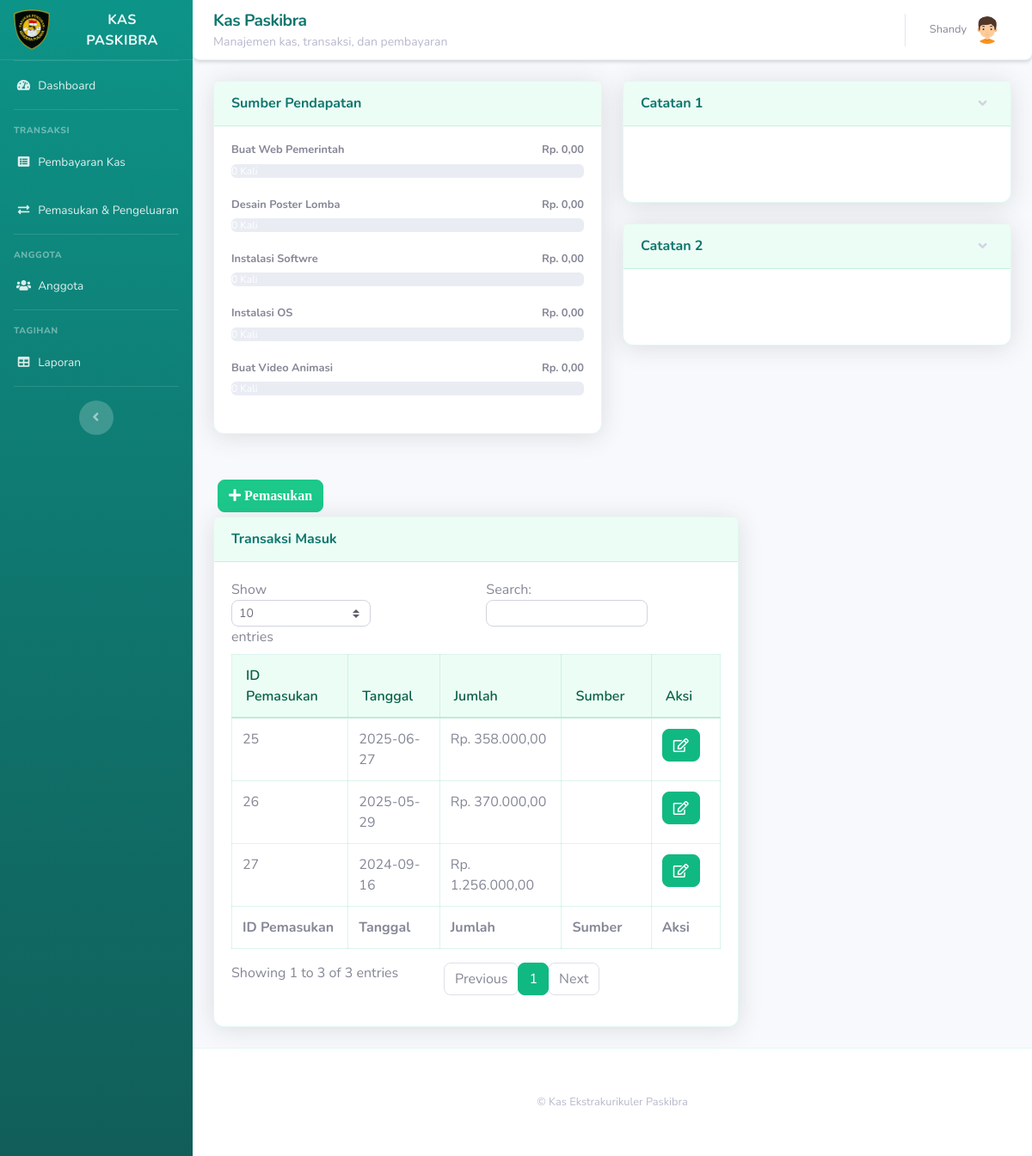
Before: /pendapatan.php (signed in) with the older database file.
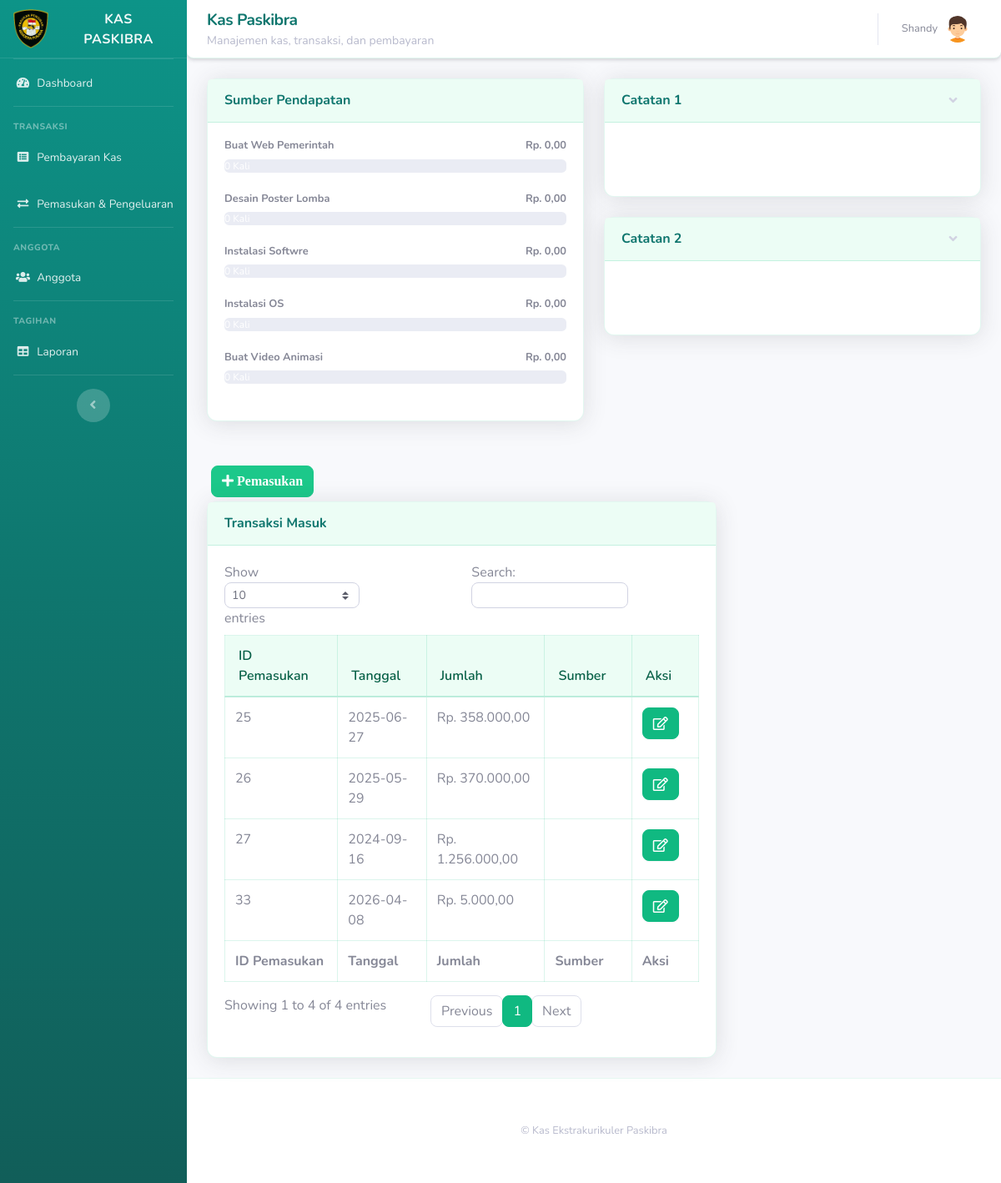
After: the same page with the newer database file.
### tables this page shows
CREATE TABLE `pemasukan` (
  `id_pemasukan` int(11) NOT NULL,
  `tgl_pemasukan` date NOT NULL,
  `jumlah` int(11) NOT NULL,
  `keterangan` varchar(100) NOT NULL,
  `id_sumber` int(11) DEFAULT NULL
);

### pendapatan.php (the view, shortened to what the changed rows need)
<!DOCTYPE html>
<html lang="en">
<head>
  <link href="vendor/fontawesome-free/css/all.min.css" rel="stylesheet" type="text/css">
  <link href="css/sb-admin-2.min.css" rel="stylesheet">
  <link href="css/paskibra-theme.css" rel="stylesheet">
  <script src="https://cdn.jsdelivr.net/npm/@tailwindcss/browser@4"></script>
</head>
<body id="page-top">
<?php
require 'koneksi.php';
require ('sidebar.php'); ?>
      <div id="content">
        <div class="container-fluid">
          <div class="row">
					   <div class="col-xl-8 col-lg-7">
					   <button type="button" class="btn btn-success" style="margin:5px" data-toggle="modal" data-target="#myModalTambah"><i class="fa fa-plus"> Pemasukan</i></button><br>
          <div class="card shadow mb-4">
            <div class="card-body">
              <div class="table-responsive">
               <table class="table table-bordered" id="dataTable" width="100%" cellspacing="0">
                  <thead>
                    <tr>
                      <th>ID Pemasukan</th>
                      <th>Tanggal</th>
                      <th>Jumlah</th>
                      <th>Sumber</th>
					  <th>Aksi</th>
                    </tr>
                  </thead>
                  <tfoot>
                    <tr>
                      <th>ID Pemasukan</th>
                      <th>Tanggal</th>
                      <th>Jumlah</th>
                      <th>Sumber</th>
                      <th>Aksi</th>
                    </tr>
                  </tfoot>
                  <tbody>
				  <?php
$query = mysqli_query($koneksi,"SELECT * FROM pemasukan");
while ($data = mysqli_fetch_assoc($query))
{
?>
                    <tr>
                      <td><?=$data['id_pemasukan']?></td>
                      <td><?=$data['tgl_pemasukan']?></td>
                      <td>Rp. <?=number_format($data['jumlah'],2,',','.');?></td>
                      <td><?=$data['id_sumber']?></td>
					  <td>
<a href="#" type="button" class=" fa fa-edit btn btn-primary btn-md" data-toggle="modal" data-target="#myModal<?php echo $data['id_pemasukan']; ?>"></a>
</td>
</tr>
  </div>
<?php
}
?>
              </div>
            </div>
          </div>
		  </div>
       </div>
      </div>
</body>
</html>

Changed rows visible on the page:
added pemasukan: id_pemasukan "33", tgl_pemasukan "2026-04-08", jumlah "5.000,00"
Other visible differences:
text written by a page script: "Show entries Search: Showing 1 to 3 of 3 entries Previous 1 Next" → "Show entries Search: Showing 1 to 4 of 4 entries Previous 1 Next"
